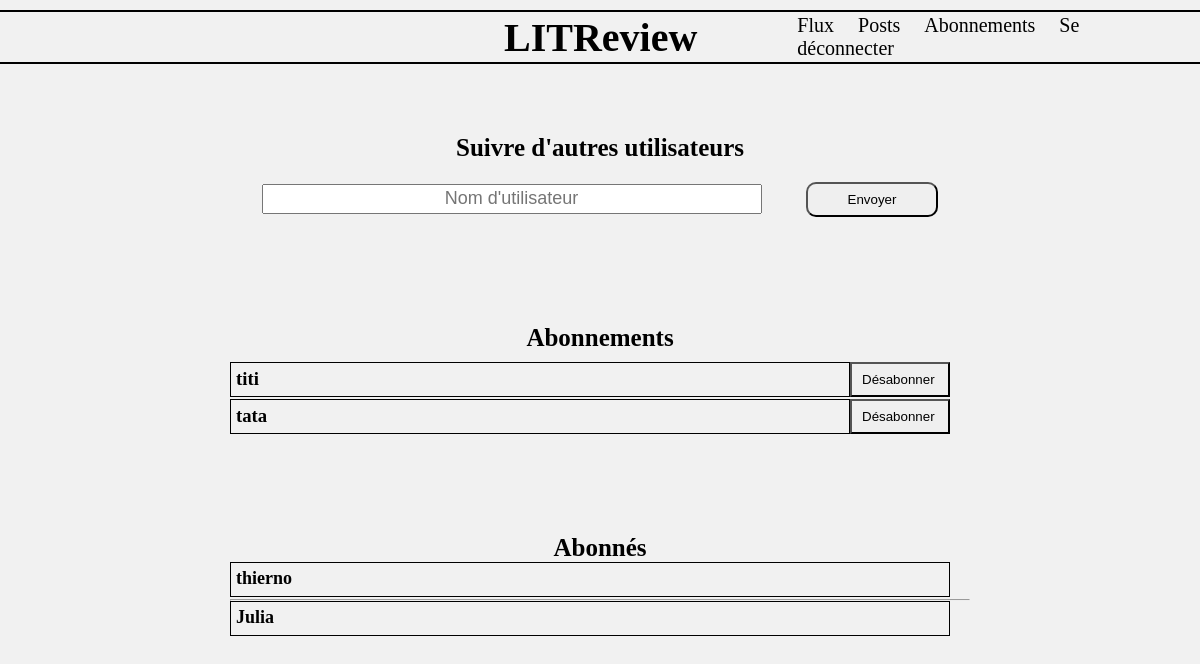
The page /subscriptions (signed in) on the database as committed earlier.
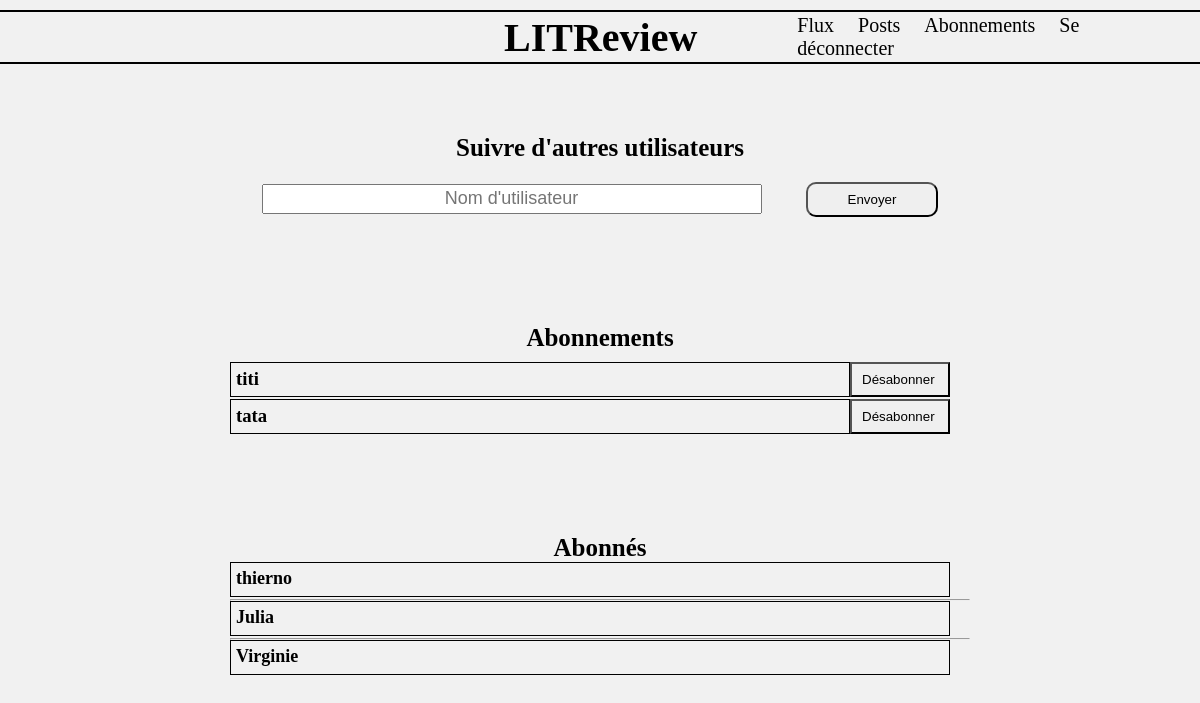
The same page on the database as committed later.
### authentication/models.py (models this page shows, shortened)
class UserFollows(models.Model):
    user = models.ForeignKey(
        to=settings.AUTH_USER_MODEL,
        on_delete=models.CASCADE,
        related_name='following',
    )
    followed_user = models.ForeignKey(
        to=settings.AUTH_USER_MODEL,
        on_delete=models.CASCADE,
        related_name='followed_by',
    )
    class Meta:
        unique_together = (
            'user',
            'followed_user',
        )

class User(AbstractUser):
    def __str__(self):
        return f'{self.username}'

### authentication/views.py (the view, shortened to what this page needs)
class SubscriptionView(View):
    template = 'authentication/subscription.html'
    form = forms.SubscriptionForm
    def get(self, request):
        form = self.form()
        current_user = request.user
        subscriptions = []
        subscribers = []
        for subscription in models.UserFollows.objects.all():
            if subscription.user == current_user:
                subscriptions.append(subscription)
            if subscription.followed_user == current_user:
                subscribers.append(subscription.user)
        context = {
            'form': form,
            'current_user': current_user,
            'subscriptions': subscriptions,
            'subscribers': subscribers,
        }
        return render(
            request,
            self.template,
            context=context,
        )

### authentication/forms.py
class SubscriptionForm(forms.Form):
    username = forms.CharField(
        max_length=50,
        label=False,
        widget=forms.TextInput(
            attrs={
                "class": "textbox subscription_textbox_username",
                "placeholder": "Nom d'utilisateur",
            }
        ),
    )

### authentication/templates/authentication/subscription.html (shortened to what this page needs)
{% extends "base.html" %}
{% block content %}
    <div class="subrcitpion_followers">
        <section class="subrcitpion_follows__users">
            <h2>Suivre d'autres utilisateurs</h2>
            <form method="POST">
                {{ form }}
                <input class="btn" type="submit" value="Envoyer">
            </form>
        </section>
        <section class="subscription">
            <h2 class="subscription__title">Abonnements</h2>
            <ul>
                {% for subscription in subscriptions %}
                <li>
                    <div class="subscription_items">
                        <h3 class="subscription_name">{{ subscription.followed_user }}</h3>
                        <a href="{% url 'unsubscribe' subscription.id %}"><button class="btn subscription_name__btn" type='button'>Désabonner</button></a>
                    </div>
                </li>
                {% empty %}
                <p>Aucun abonnement</p>
                {% endfor %}
            </ul>
        </section>
        <section class="subscription_subscribers">
            <h2 class="subscription_subscribers__title">Abonnés</h2>
            <ul>
                {% for subscriber in subscribers %}
                    {% if not forloop.first %}
                        <hr>
                    {% endif %}
                    <li class="subscription_subscribers__username">{{ subscriber }}</li>
                {% empty %}
                    <p>Aucun abonné</p>
                {% endfor %}
            </ul>
        </section>
    </div>
{% endblock %}

Rows that differ between the two databases and show on the page:
added User: username "Virginie"
